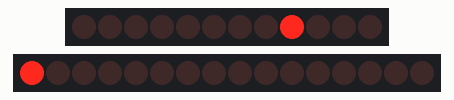
Recording of a sketch running on a simulated Arduino Nano, built with avr-gcc and run on an emulated ATmega328P. Parts: 12 port-expander outputs drawn as a row of LEDs (first output left, lit = HIGH), 16 port-expander outputs drawn as a row of LEDs (first output left, lit = HIGH). Wiring (inferred from the names in the program): MCP23017 port expander at I2C address 0x20; MCP23017 port expander at I2C address 0x21. Wiring (inferred from the signals the program sends): 2 × row of LEDs: on Q0, Q1, Q2, Q3, Q4, Q5, Q6, Q7, Q8, Q9, Q10, Q11 / on Q0, Q1, Q2, Q3, Q4, Q5, Q6, Q7, Q8, Q9, Q10, Q11, Q12, Q13, Q14, Q15. EEPROM starts erased; what the sketch prints to the serial monitor is not drawn.

Above: at 0.41 s.
At 4.81 s:
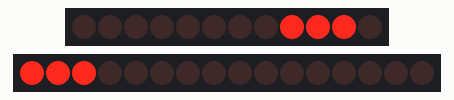
At 9.61 s:
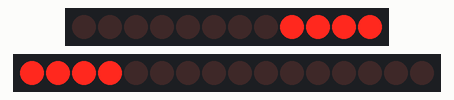
At 19.21 s:
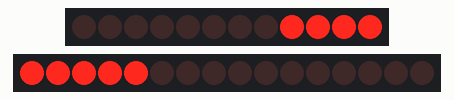
At 25.61 s:
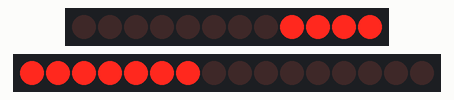
At 39.21 s:
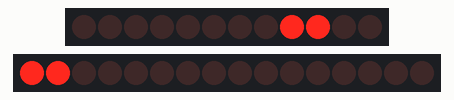
Timing chart, 0 to 40.0 s (numbered marks = the images above):
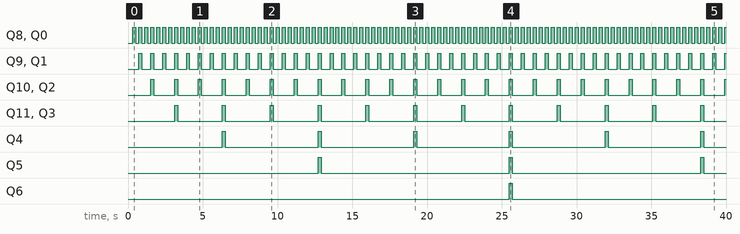

Measured:
- by itself, Q8, Q0: alternates HIGH for 0.20 s and LOW for 0.20 s
- by itself, Q9, Q1: alternates HIGH for 0.20 s and LOW for 0.60 s
- by itself, Q10, Q2: alternates HIGH for 0.20 s and LOW for 1.4 s
- by itself, Q11, Q3: alternates HIGH for 0.20 s and LOW for 3.0 s
- by itself, Q4: alternates HIGH for 0.20 s and LOW for 6.2 s
- by itself, Q5: alternates HIGH for 0.20 s and LOW for 12.6 s
- by itself, Q6: LOW → HIGH at 25.5 s, → LOW 0.20 s later

The sketch:

Machine_USB_MCP.ino
```cpp
    /*
    * This program only turns the relays for section control
    * On and Off. Connect to the Relay Port in AgOpenGPS
    *
    */

    //loop time variables in microseconds

    #include <Wire.h>
    #include <EEPROM.h>

    #define EEP_Ident 0x5400


    #define MCP1 0x20
    #define MCP2 0x21

    //Program counter reset
    void(* resetFunc) (void) = 0;

    //Variables for config - 0 is false
    struct Config {
        uint8_t raiseTime = 2;
        uint8_t lowerTime = 4;
        uint8_t enableToolLift = 0;
        uint8_t isRelayActiveHigh = 0; //if zero, active low (default)

        uint8_t user1 = 0; //user defined values set in machine tab
        uint8_t user2 = 0;
        uint8_t user3 = 0;
        uint8_t user4 = 0;

    };  Config aogConfig;   //4 bytes

    /*
    * Functions as below assigned to pins
    0: -
    1 thru 16: Section 1,Section 2,Section 3,Section 4,Section 5,Section 6,Section 7,Section 8,
                Section 9, Section 10, Section 11, Section 12, Section 13, Section 14, Section 15, Section 16,
    17,18    Hyd Up, Hyd Down,
    19 Tramline,
    20: Geo Stop
    21,22,23 - unused so far
    */

    //24 possible pins assigned to these functions
    uint8_t pin[] = { 1,2,3,0,0,0,0,0,0,0,0,0,0,0,0,0,0,0,0,0,0,0,0,0 };

    //read value from Machine data and set 1 or zero according to list
    uint8_t relayState[] = { 0,0,0,0,0,0,0,0,0,0,0,0,0,0,0,0,0,0,0,0,0,0,0 };

    const uint8_t LOOP_TIME = 200; //5hz
    uint32_t lastTime = LOOP_TIME;
    uint32_t currentTime = LOOP_TIME;
    uint32_t fifthTime = 0;
    uint16_t count = 0;

    //Comm checks
    uint8_t watchdogTimer = 0; //make sure we are talking to AOG
    uint8_t serialResetTimer = 0; //if serial buffer is getting full, empty it

    bool isRaise = false;
    bool isLower = false;

    //Communication with AgOpenGPS
    int16_t temp, EEread = 0;

    //Parsing PGN
    bool isPGNFound = false, isHeaderFound = false;
    uint8_t pgn = 0, dataLength = 0, idx = 0;
    int16_t tempHeader = 0;

    uint8_t AOG[] = {0x80,0x81, 0x7f, 0xED, 8, 0, 0, 0, 0, 0,0,0,0, 0xCC };

    //The variables used for storage
    uint8_t relayHi=0, relayLo = 0, tramline = 0, uTurn = 0, hydLift = 0, geoStop = 0;
    float gpsSpeed;

    uint8_t raiseTimer = 0, lowerTimer = 0, lastTrigger = 0;

    uint8_t mcpInput = 0;

    void setup()
    {
        //set the baud rate
        Serial.begin(38400);
        while (!Serial) { ; } // wait for serial port to connect. Needed for native USB

        EEPROM.get(0, EEread);              // read identifier

        if (EEread != EEP_Ident)   // check on first start and write EEPROM
        {
            EEPROM.put(0, EEP_Ident);
            EEPROM.put(6, aogConfig);
            EEPROM.put(20, pin);
        }
        else
        {
            EEPROM.get(6, aogConfig);
            EEPROM.get(20, pin);
        }

        //I2C  MCP23017

        Wire.beginTransmission(MCP1);
        Wire.write(0x01); // IODIRA register
        Wire.write(0x00); // set all of port A to outputs
        Wire.endTransmission();

        Wire.beginTransmission(MCP1);
        Wire.write(0x12); // IODIRA register
        Wire.write(0xFF); // set all of port A to outputs
        Wire.endTransmission();

        Wire.beginTransmission(MCP2);
        Wire.write(0x00); // IODIRA register
        Wire.write(0x00); // set all of port A to outputs
        Wire.endTransmission();

        //MCP2 Port B is input by default
    }

    void loop()
    {
        //Loop triggers every 200 msec and sends back gyro heading, and roll, steer angle etc

        currentTime = millis();

        if (currentTime - lastTime >= LOOP_TIME)
        {
            lastTime = currentTime;

            //If connection lost to AgOpenGPS, the watchdog will count up
            if (watchdogTimer++ > 250) watchdogTimer = 12;

            //clean out serial buffer to prevent buffer overflow
            if (serialResetTimer++ > 20)
            {
                while (Serial.available() > 0) Serial.read();
                serialResetTimer = 0;
            }

            if (watchdogTimer > 12)
            {
                if (aogConfig.isRelayActiveHigh) {
                    relayLo = 255;
                    relayHi = 255;
                }
                else {
                    relayLo = 0;
                    relayHi = 0;
                }
            }

            //hydraulic lift
            if (hydLift != lastTrigger && (hydLift == 1 || hydLift == 2))
            {
                lastTrigger = hydLift;
                lowerTimer = 0;
                raiseTimer = 0;

                //200 msec per frame so 5 per second
                switch (hydLift)
                {
                    //lower
                case 1:
                    lowerTimer = aogConfig.lowerTime * 5;
                    break;

                    //raise
                case 2:
                    raiseTimer = aogConfig.raiseTime * 5;
                    break;
                }
            }

            //countdown if not zero, make sure up only
            if (raiseTimer)
            {
                raiseTimer--;
                lowerTimer = 0;
            }
            if (lowerTimer) lowerTimer--;

            //if anything wrong, shut off hydraulics, reset last
            if ((hydLift != 1 && hydLift != 2) || watchdogTimer > 10) //|| gpsSpeed < 2)
            {
                lowerTimer = 0;
                raiseTimer = 0;
                lastTrigger = 0;
            }

            if (aogConfig.isRelayActiveHigh)
            {
                isLower = isRaise = false;
                if (lowerTimer) isLower = true;
                if (raiseTimer) isRaise = true;
            }
            else
            {
                isLower = isRaise = true;
                if (lowerTimer) isLower = false;
                if (raiseTimer) isRaise = false;
            }

            //section relays
            SetRelays();

            AOG[5] = pin[0];
            AOG[6] = pin[1];
            AOG[7] = mcpInput;


            //add the checksum
            int16_t CK_A = 0;
            for (uint8_t i = 2; i < sizeof(AOG) - 1; i++)
            {
                CK_A = (CK_A + AOG[i]);
            }
            AOG[sizeof(AOG) - 1] = CK_A;

            Serial.write(AOG, sizeof(AOG));
            Serial.flush();   // flush out buffer

        } //end of timed loop

        // Serial Receive
        //Do we have a match with 0x8081?
        if (Serial.available() > 4 && !isHeaderFound && !isPGNFound)
        {
            uint8_t temp = Serial.read();
            if (tempHeader == 0x80 && temp == 0x81)
            {
                isHeaderFound = true;
                tempHeader = 0;
            }
            else
            {
                tempHeader = temp;     //save for next time
                return;
            }
        }

        //Find Source, PGN, and Length
        if (Serial.available() > 2 && isHeaderFound && !isPGNFound)
        {
            Serial.read(); //The 7F or less
            pgn = Serial.read();
            dataLength = Serial.read();
            isPGNFound = true;
            idx = 0;
        }

        //The data package
        if (Serial.available() > dataLength && isHeaderFound && isPGNFound)
        {
            if (pgn == 239) // EF Machine Data
            {
                uTurn = Serial.read();
                gpsSpeed = (float)Serial.read();

                hydLift = Serial.read();
                tramline = Serial.read();  //actual speed times 4, single uint8_t

                //just get the rest of bytes
                Serial.read();   //high,low bytes
                Serial.read();

                relayLo = Serial.read();          // read relay control from AgOpenGPS
                relayHi = Serial.read();

                //Bit 13 CRC
                Serial.read();

                //reset watchdog
                watchdogTimer = 0;

                //Reset serial Watchdog
                serialResetTimer = 0;

                //reset for next pgn sentence
                isHeaderFound = isPGNFound = false;
                pgn = dataLength = 0;
            }

            else if (pgn == 238) //EE Machine Settings
            {
                aogConfig.raiseTime = Serial.read();
                aogConfig.lowerTime = Serial.read();
                aogConfig.enableToolLift = Serial.read();

                //set1
                uint8_t sett = Serial.read();  //setting0
                if (bitRead(sett, 0)) aogConfig.isRelayActiveHigh = 1; else aogConfig.isRelayActiveHigh = 0;

                aogConfig.user1 = Serial.read();
                aogConfig.user2 = Serial.read();
                aogConfig.user3 = Serial.read();
                aogConfig.user4 = Serial.read();

                //crc
                //udpData[13];        //crc
                Serial.read();

                //save in EEPROM and restart
                EEPROM.put(6, aogConfig);
                resetFunc();

                //reset for next pgn sentence
                isHeaderFound = isPGNFound = false;
                pgn = dataLength = 0;
            }

            else if (pgn == 236) //EC Relay Pin Settings
            {
                for (uint8_t i = 0; i < 24; i++)
                {
                    pin[i] = Serial.read();
                }

                //save in EEPROM and restart
                EEPROM.put(20, pin);
                //resetFunc();

                //reset for next pgn sentence
                isHeaderFound = isPGNFound = false;
                pgn = dataLength = 0;
            }

            else //nothing found, clean up
            {
                isHeaderFound = isPGNFound = false;
                pgn = dataLength = 0;
            }
        }
    }

    void SetRelays(void)
    {
        //pin, rate, duration  130 pp meter, 3.6 kmh = 1 m/sec or gpsSpeed * 130/3.6 or gpsSpeed * 36.1111
        //gpsSpeed is 10x actual speed so 3.61111
        gpsSpeed *= 3.61111;
        //tone(13, gpsSpeed);

        //Load the current pgn relay state - Sections
        for (uint8_t i = 0; i < 8; i++)
        {
            relayState[i] = bitRead(relayLo, i);
        }

        for (uint8_t i = 0; i < 8; i++)
        {
            relayState[i + 8] = bitRead(relayHi, i);
        }

        // Hydraulics
        relayState[16] = isLower;
        relayState[17] = isRaise;

        //Tram
        relayState[18] = bitRead(tramline, 0); //right
        relayState[19] = bitRead(tramline, 1); //left


        //GeoStop
        relayState[20] = (geoStop == 0) ? 0 : 1;

        //set ouputs base on function and state
        uint8_t mcpOut = 0;
        mcpOut |=  relayState[pin[0] - 1];
        mcpOut |= (relayState[pin[1] - 1] << 1);
        mcpOut |= (relayState[pin[2] - 1] << 2);
        mcpOut |= (relayState[pin[3] - 1] << 3);
        mcpOut |= (relayState[pin[4] - 1] << 4);
        mcpOut |= (relayState[pin[5] - 1] << 5);
        mcpOut |= (relayState[pin[6] - 1] << 6);
        mcpOut |= (relayState[pin[7] - 1] << 7);

        if (!aogConfig.isRelayActiveHigh)  mcpOut = 255 - mcpOut;; //invert relays?

        Wire.beginTransmission(MCP1);
        Wire.write(0x12); // address port A of first MCP
        Wire.write(mcpOut); // value to send
        Wire.endTransmission();

        mcpOut = 0;
        mcpOut |=  relayState[pin[8] - 1];
        mcpOut |= (relayState[pin[9] - 1] << 1);
        mcpOut |= (relayState[pin[10] - 1] << 2);
        mcpOut |= (relayState[pin[11] - 1] << 3);
        mcpOut |= (relayState[pin[12] - 1] << 4);
        mcpOut |= (relayState[pin[13] - 1] << 5);
        mcpOut |= (relayState[pin[14] - 1] << 6);
        mcpOut |= (relayState[pin[15] - 1] << 7);

        if (!aogConfig.isRelayActiveHigh)  mcpOut = 255 - mcpOut;; //invert relays?

        Wire.beginTransmission(MCP1);
        Wire.write(0x13); // address port B
        Wire.write(mcpOut); // value to send
        Wire.endTransmission();

        mcpOut = 0;

        mcpOut |= relayState[pin[16] - 1];
        mcpOut |= (relayState[pin[17] - 1] << 1);
        mcpOut |= (relayState[pin[18] - 1] << 2);
        mcpOut |= (relayState[pin[19] - 1] << 3);
        mcpOut |= (relayState[pin[20] - 1] << 4);
        mcpOut |= (relayState[pin[21] - 1] << 5);
        mcpOut |= (relayState[pin[22] - 1] << 6);
        mcpOut |= (relayState[pin[23] - 1] << 7);

        if (!aogConfig.isRelayActiveHigh) mcpOut = 255 - mcpOut; //invert relays?

        Wire.beginTransmission(MCP2);
        Wire.write(0x12); // address port A of second MCP
        Wire.write(mcpOut); // value to send
        Wire.endTransmission();

        mcpOut = 0;

        //read the input port
        Wire.beginTransmission(MCP2);
        Wire.write(0x13); // set MCP23017 memory pointer to GPIOB address
        Wire.endTransmission();
        Wire.requestFrom(0x20, 1); // request one byte of data from second MCP20317
        mcpInput = Wire.read(); // store the incoming byte
    }
```
